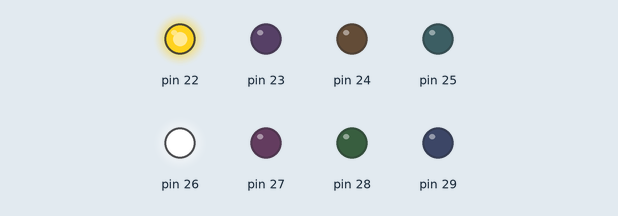
Bench run of a sketch on a simulated Arduino Mega 2560, built with avr-gcc and run on an emulated ATmega2560. Shown: output pins drawn as LEDs (lit = HIGH).

Above: at 0.1 s.
At 1.4 s:
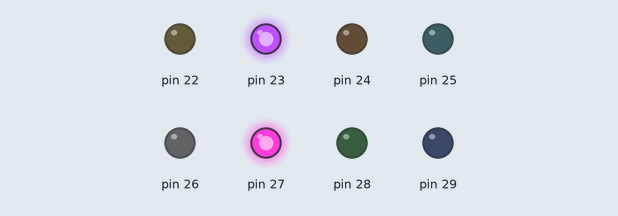
At 2.7 s:
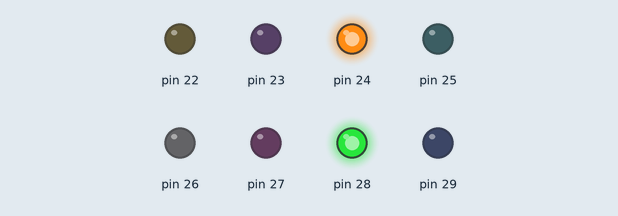
At 4.0 s:
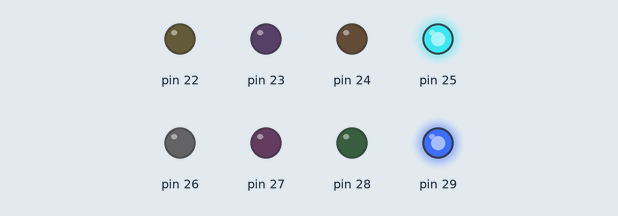
Timing chart, 0 to 5.5 s (numbered marks = the images above):
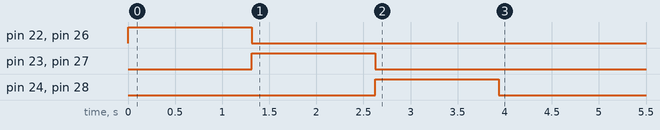

The sketch:

ETALVIS_Problem_03_02.ino
```cpp
//EMBEDDED SYSTEMS PROGRAMMING - GPIO
//LED Control Problems
//SET 03 Problem 02
//Connect 8 LEDs to Port A from bit0 to bit7
//Problem: GLow the LEDs in the following order
//0,4 delay - 1,5 delay - 2,6 delay - 3,7 delay
void delay1();//delay function declaration
void setup() {
  // put your setup code here, to run once:
  volatile char *ddrA,*outA;
  ddrA = 0x21;outA=0x22;
  *ddrA=0xFF;//setting entire PORTA as OUTPUT
  unsigned char glowLeds[4]={0x88,0x44,0x22,0x11};
  volatile int g = 3 ;
  for(g=3;g>=0;g--)
  {
    *outA = glowLeds[g];
    delay1();//calling delay function
  }

}

void loop() {
  // put your main code here, to run repeatedly:
}

void delay1()//delay function defination
{
  volatile long d;
  for(d=0;d<=600000;d++);
}
```
